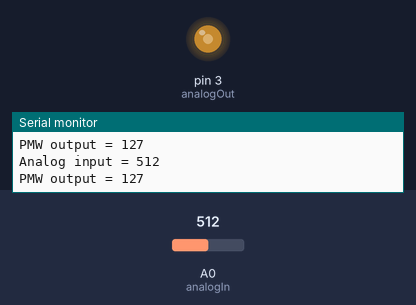
Recording of a sketch running on a simulated Arduino Uno, built with avr-gcc and run on an emulated ATmega328P. Shown: output pins drawn as LEDs (lit = HIGH), the last lines printed to the serial monitor. The test bench sets the inputs (shaded band); at power-on: A0 (analogIn) = 512.

Above: at 1.7 s.
1.8 s: A0 (analogIn) set to 716
At 4.1 s:
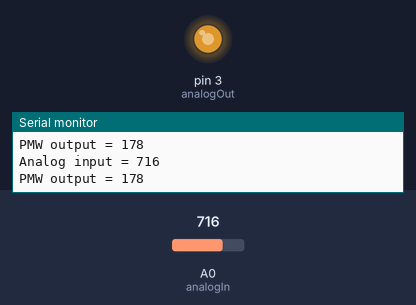
4.4 s: A0 (analogIn) set to 900
At 6.3 s:
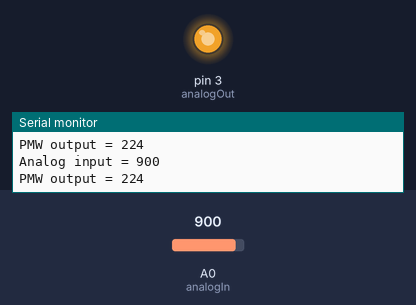
7.4 s: A0 (analogIn) set to 122
At 9.6 s:
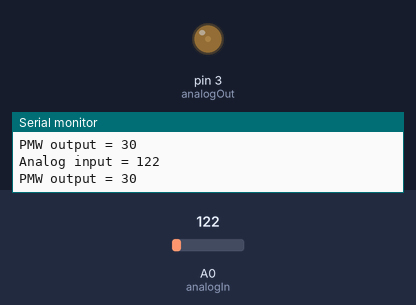
10.4 s: A0 (analogIn) set to 511
At 12.8 s:
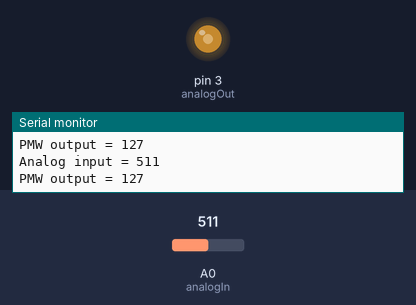
Timing chart, 0 to 14.3 s (numbered marks = the images above; inputs shaded):
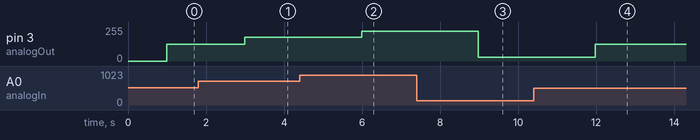

The sketch:

analogReadingTest.ino
```cpp
/*


*/

int analogIn = A0;
int analogOut = 3;
int analogValue = 0;
int pmwValue = 0;

void setup()
{
  Serial.begin(9600);
}

void loop()
{
  analogValue = analogRead(analogIn);//reads sensor or tuner INPUT

  //delay(995);

  pmwValue = map(analogValue, 0, 1023, 0, 255);//scales voltage into integers

  //

  Serial.print("Analog input = ");
  Serial.println(analogValue);
  Serial.print("PMW output = ");
  Serial.println(pmwValue);
  delay(995);
  analogWrite(analogOut, pmwValue);//OUTPUTS integers scaled back in voltage
  delay(2);
}
```

Measured:
- after the input at 1.8 s, pin 3 (analogOut): 127/255 → 178/255 after 1.2 s
- after the input at 4.4 s, pin 3 (analogOut): 178/255 → 224/255 after 1.6 s
- after the input at 7.4 s, pin 3 (analogOut): 224/255 → 30/255 after 1.6 s
- after the input at 10.4 s, pin 3 (analogOut): 30/255 → 127/255 after 1.6 s
